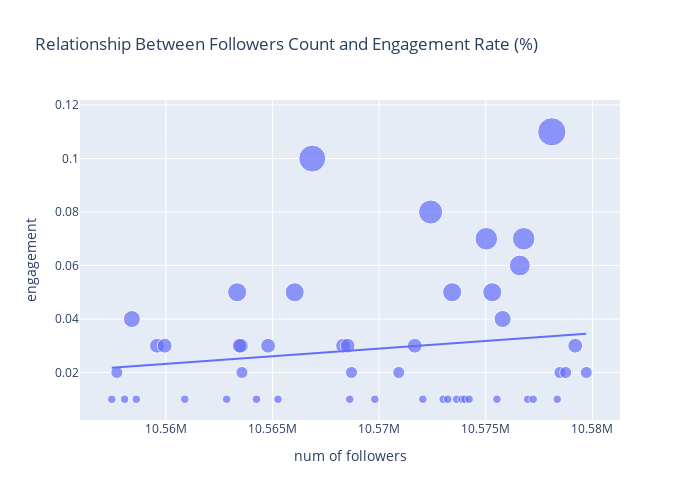

Write notebook code for a chart like this one.
### Markdown cell above
### 1.5 Does more followers mean more engagement?

### Code cell
figure = px.scatter(data_frame = engagement_df, 
                    x="num of followers",
                    y="engagement", 
                    size="engagement", 
                    trendline="ols", 
                    title = "Relationship Between Followers Count and Engagement Rate (%)",
                    width=700, height=500)
figure.show()
